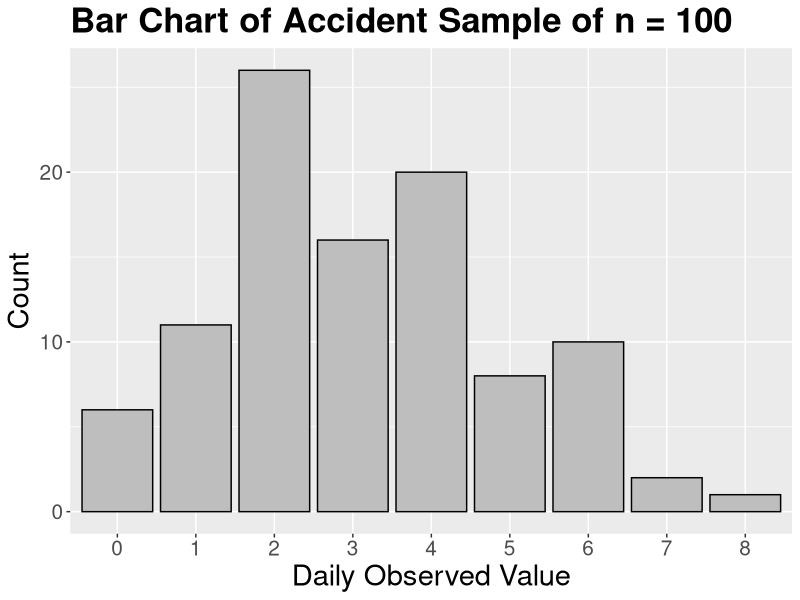
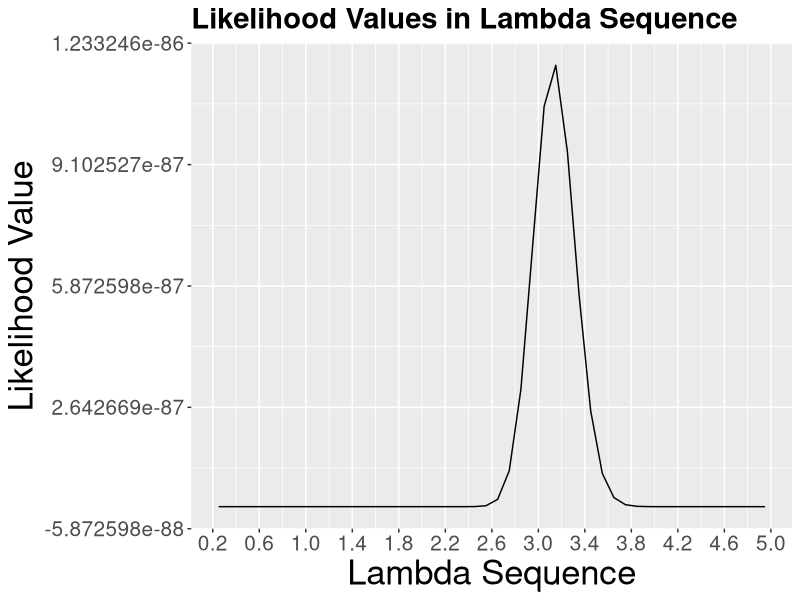
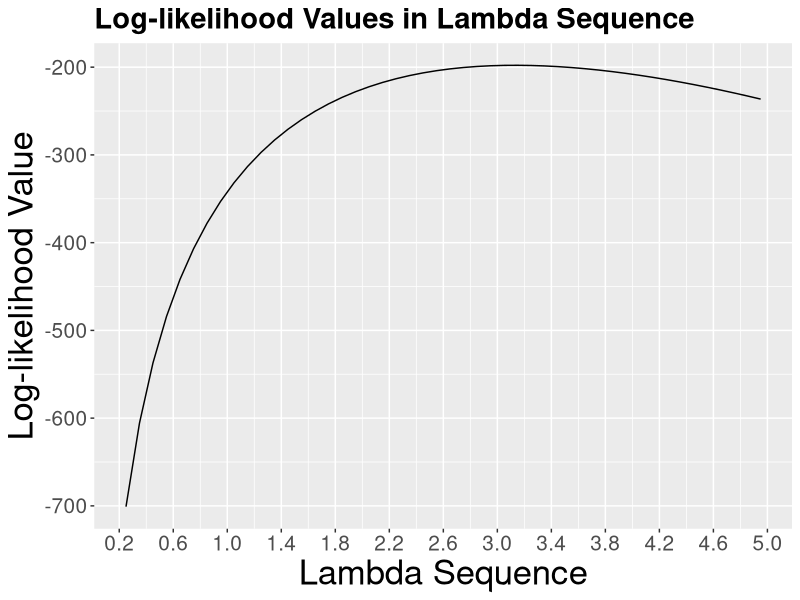
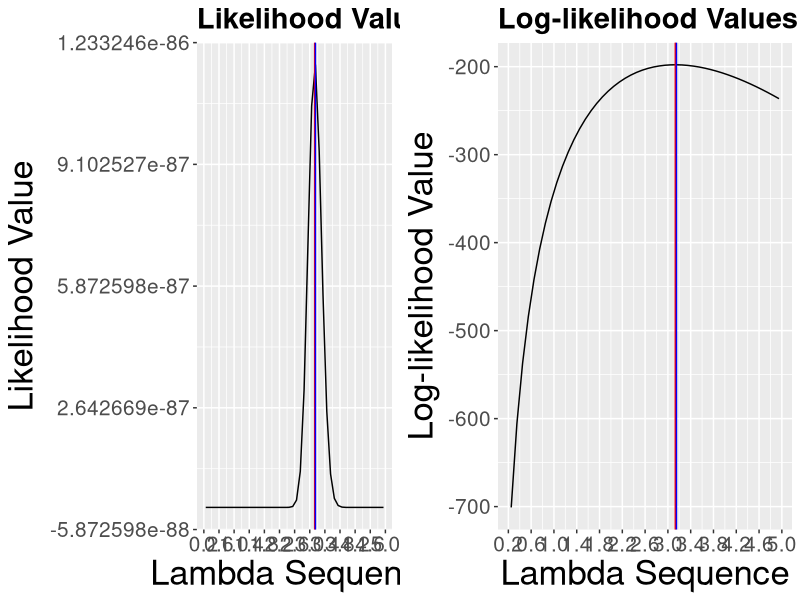

Source code (R) for these figures, in order:
## ---- chunk 1
knitr::opts_chunk$set(echo = TRUE)
## ---- chunk 2
library(tidyverse)
library(cowplot)
library(digest)
library(testthat)
## ---- chunk 3
accident_sample <- tibble(day_observed = as.integer(c(
  6, 5, 2, 1, 5, 6, 4, 3, 4, 0, 2, 4, 5, 5, 4, 2, 4, 3, 2, 3, 4, 4, 
  1, 3, 0, 2, 4, 1, 2, 1, 3, 2, 4, 4, 2, 4, 0, 2, 3, 1, 3, 5, 4, 2, 
  3, 6, 4, 2, 6, 2, 3, 2, 4, 6, 3, 5, 6, 4, 6, 2, 2, 3, 0, 5, 2, 2, 
  2, 1, 5, 3, 0, 4, 3, 2, 3, 2, 4, 2, 6, 6, 2, 4, 6, 4, 1, 0, 3, 7, 
  1, 2, 1, 1, 3, 2, 1, 2, 7, 2, 8, 4
)))
## ---- chunk 4
answer1 <- NULL

# BEGIN SOLUTION
answer1 <- "C"
# END SOLUTION

answer1
## ---- chunk 5
## Test ##
testthat::expect_true(exists("answer1"))
testthat::expect_match(answer1, "a|b|c|d", ignore.case = TRUE)
testthat::expect_equal(digest(tolower(answer1)), "6e7a8c1c098e8817e3df3fd1b21149d1")
## ---- chunk 6
sample_dist <- NULL
# sample_dist <- ggplot(accident_sample) +
#   ...(aes(x = as.factor(...)), fill = "grey", color = "black") +
#   theme(
#     plot.title = element_text(size = 25, face = "bold"),
#     axis.text = element_text(size = 15),
#     axis.title = element_text(size = 21),
#     legend.text = element_text(size = 21),
#     legend.title = element_text(size = 18, face = "bold")
#   ) +
#   ...(...) +
#   labs(x = ..., y = "Count")

# BEGIN SOLUTION
sample_dist <- ggplot(accident_sample) +
  geom_bar(aes(x = as.factor(day_observed)), fill = "grey", color = "black") +
  theme(
    plot.title = element_text(size = 25, face = "bold"),
    axis.text = element_text(size = 15),
    axis.title = element_text(size = 21),
    legend.text = element_text(size = 21),
    legend.title = element_text(size = 18, face = "bold")
  ) +
  ggtitle("Bar Chart of Accident Sample of n = 100") +
  labs(x = "Daily Observed Value", y = "Count")
# END SOLUTION

sample_dist
## ---- chunk 7
" # BEGIN TEST CONFIG
failure_message: the variable used for the x-axis is incorrect
" # END TEST CONFIG
properties <- sample_dist$layers[[1]]$mapping
testthat::expect_true("as.factor(day_observed)" == rlang::get_expr(properties$x))
## ---- chunk 8
" # BEGIN TEST CONFIG
failure_message: the plot type is incorrect
" # END TEST CONFIG
testthat::expect_true("GeomBar" %in% class(sample_dist$layers[[1]]$geom))
## ---- chunk 9
" # BEGIN TEST CONFIG
failure_message: you should use a human-readable name for the x-axis label
" # END TEST CONFIG
testthat::expect_false((sample_dist$labels$x) == "as.factor(day_observed)")
## ---- chunk 10
" # BEGIN TEST CONFIG
failure_message: your plot should have a title
" # END TEST CONFIG
testthat::expect_false(is.null(sample_dist$labels$title))
## ---- chunk 11
answer3 <- NULL

# BEGIN SOLUTION
answer3 <- "A"
# END SOLUTION

answer3
## ---- chunk 12
## Test ##
testthat::expect_true(exists("answer3"))
testthat::expect_match(answer3, "a|b|c|d", ignore.case = TRUE)
testthat::expect_equal(digest(tolower(answer3)), "127a2ec00989b9f7faf671ed470be7f8")
## ---- chunk 13
answer4 <- NULL

# BEGIN SOLUTION
answer4 <- "D"
# END SOLUTION

answer4
## ---- chunk 14
## Test ##
testthat::expect_true(exists("answer4"))
testthat::expect_match(answer4, "a|b|c|d", ignore.case = TRUE)
testthat::expect_equal(digest(tolower(answer4)), "d110f00cfb1b248e835137025804a23b")
## ---- chunk 15
lambda_sequence_values <- NULL

# BEGIN SOLUTION
lambda_sequence_values <- tibble(
  possible_lambdas = seq(0.25, 5, 0.1),
  likelihood = map_dbl(possible_lambdas, ~
  prod(dpois(accident_sample$day_observed, .))),
  log_likelihood = map_dbl(possible_lambdas, ~
  log(prod(dpois(accident_sample$day_observed, .))))
)
# END SOLUTION

lambda_sequence_values
## ---- chunk 16
" # BEGIN TEST CONFIG
failure_message: the results should be assigned to an object called lambda_sequence_values
" # END TEST CONFIG
testthat::expect_true(exists("lambda_sequence_values"))
## ---- chunk 17
" # BEGIN TEST CONFIG
failure_message: lambda_sequence_values should be a data frame
" # END TEST CONFIG
testthat::expect_true("data.frame" %in% class(lambda_sequence_values))
## ---- chunk 18
" # BEGIN TEST CONFIG
failure_message: wrong lambda sequence
" # END TEST CONFIG
testthat::expect_equal(digest(round(sum(lambda_sequence_values$possible_lambdas), 2)), "a4d890bee5f0119a3ebe5c3e48a26e26")
## ---- chunk 19
" # BEGIN TEST CONFIG
failure_message: wrong log-likelihood sequence
" # END TEST CONFIG
testthat::expect_equal(digest(round(sum(lambda_sequence_values$log_likelihood), 2)), "74a7b99e18cc8843a9c029cb54850e66")
## ---- chunk 20
likelihood_plot <- NULL

# BEGIN SOLUTION
likelihood_plot <- ggplot(lambda_sequence_values, aes(
  x = possible_lambdas,
  y = likelihood
)) +
  geom_line() +
  theme(
    plot.title = element_text(size = 21, face = "bold"),
    axis.text = element_text(size = 15),
    axis.title = element_text(size = 25)
  ) +
  ggtitle("Likelihood Values in Lambda Sequence") +
  labs(x = "Lambda Sequence", y = "Likelihood Value") +
  scale_x_continuous(breaks = seq(0.2, 5, 0.4))
# END SOLUTION

likelihood_plot
## ---- chunk 21
" # BEGIN TEST CONFIG
failure_message: the plot should be assigned to an object called likelihood_plot
" # END TEST CONFIG
testthat::expect_true(exists("likelihood_plot"))
## ---- chunk 22
" # BEGIN TEST CONFIG
failure_message: the variable used for the x-axis is incorrect
" # END TEST CONFIG
properties <- likelihood_plot$mapping
testthat::expect_true("possible_lambdas" == rlang::get_expr(properties$x))
## ---- chunk 23
" # BEGIN TEST CONFIG
failure_message: the variable used for the y-axis is incorrect
" # END TEST CONFIG
properties <- likelihood_plot$mapping
testthat::expect_true("likelihood" == rlang::get_expr(properties$y))
## ---- chunk 24
" # BEGIN TEST CONFIG
failure_message: the plot type is incorrect
" # END TEST CONFIG
testthat::expect_true("GeomLine" %in% class(likelihood_plot$layers[[1]]$geom))
## ---- chunk 25
" # BEGIN TEST CONFIG
failure_message: you should use a human-readable name for the x-axis label
" # END TEST CONFIG
testthat::expect_false((likelihood_plot$labels$x) == "possible_lambdas")
## ---- chunk 26
" # BEGIN TEST CONFIG
failure_message: you should use a human-readable name for the y-axis label
" # END TEST CONFIG
testthat::expect_false((likelihood_plot$labels$y) == "likelihood")
## ---- chunk 27
" # BEGIN TEST CONFIG
failure_message: your plot should have a title
" # END TEST CONFIG
testthat::expect_false(is.null(likelihood_plot$labels$title))
## ---- chunk 28
log_likelihood_plot <- NULL

# BEGIN SOLUTION
log_likelihood_plot <- ggplot(lambda_sequence_values, aes(
  x = possible_lambdas,
  y = log_likelihood
)) +
  geom_line() +
  theme(
    plot.title = element_text(size = 21, face = "bold"),
    axis.text = element_text(size = 15),
    axis.title = element_text(size = 25)
  ) +
  ggtitle("Log-likelihood Values in Lambda Sequence") +
  labs(x = "Lambda Sequence", y = "Log-likelihood Value") +
  scale_x_continuous(breaks = seq(0.2, 5, 0.4))
# END SOLUTION

log_likelihood_plot
## ---- chunk 29
" # BEGIN TEST CONFIG
failure_message: the plot should be assigned to an object called log_likelihood_plot
" # END TEST CONFIG
testthat::expect_true(exists("log_likelihood_plot"))
## ---- chunk 30
" # BEGIN TEST CONFIG
failure_message: the variable used for the x-axis is incorrect
" # END TEST CONFIG
properties <- log_likelihood_plot$mapping
testthat::expect_true("possible_lambdas" == rlang::get_expr(properties$x))
## ---- chunk 31
" # BEGIN TEST CONFIG
failure_message: the variable used for the y-axis is incorrect
" # END TEST CONFIG
properties <- log_likelihood_plot$mapping
testthat::expect_true("log_likelihood" == rlang::get_expr(properties$y))
## ---- chunk 32
" # BEGIN TEST CONFIG
failure_message: the plot type is incorrect
" # END TEST CONFIG
testthat::expect_true("GeomLine" %in% class(log_likelihood_plot$layers[[1]]$geom))
## ---- chunk 33
" # BEGIN TEST CONFIG
failure_message: you should use a human-readable name for the x-axis label
" # END TEST CONFIG
testthat::expect_false((log_likelihood_plot$labels$x) == "possible_lambdas")
## ---- chunk 34
" # BEGIN TEST CONFIG
failure_message: you should use a human-readable name for the y-axis label
" # END TEST CONFIG
testthat::expect_false((log_likelihood_plot$labels$y) == "log_likelihood")
## ---- chunk 35
" # BEGIN TEST CONFIG
failure_message: your plot should have a title
" # END TEST CONFIG
testthat::expect_false(is.null(log_likelihood_plot$labels$title))
## ---- chunk 36
analytical_mle <- NULL

# BEGIN SOLUTION
analytical_mle <- mean(accident_sample$day_observed)
# END SOLUTION

analytical_mle
## ---- chunk 37
" # BEGIN TEST CONFIG
failure_message: the result should be assigned to an object called analytical_mle
" # END TEST CONFIG
testthat::expect_true(exists("analytical_mle"))
## ---- chunk 38
" # BEGIN TEST CONFIG
failure_message: wrong analytical MLE result
" # END TEST CONFIG
testthat::expect_equal(digest(round(analytical_mle, 2)), "a3564ee4b8babf66fab2345315ad5823")
## ---- chunk 39
empirical_mle <- NULL

# BEGIN SOLUTION
maximum_value <- lambda_sequence_values %>%
  arrange(desc(likelihood)) %>%
  slice(1)
maximum_value
empirical_mle <- maximum_value$possible_lambdas
# END SOLUTION

empirical_mle
## ---- chunk 40
" # BEGIN TEST CONFIG
failure_message: the result should be assigned to an object called empirical_mle
" # END TEST CONFIG
testthat::expect_true(exists("empirical_mle"))
## ---- chunk 41
" # BEGIN TEST CONFIG
failure_message: wrong empirical MLE result
" # END TEST CONFIG
testthat::expect_equal(digest(round(empirical_mle, 2)), "bc8591ad1fd80d02ee790c8d0553e589")
## ---- chunk 42

# likelihood_plot <- likelihood_plot +
#   geom_vline(xintercept = analytical_mle, colour = "red") +
#   geom_vline(xintercept = empirical_mle, colour = "blue")
# 
# log_likelihood_plot <- log_likelihood_plot +
#   geom_vline(xintercept = analytical_mle, colour = "red", show.legend = TRUE) +
#   geom_vline(xintercept = empirical_mle, colour = "blue", show.legend = TRUE)

# BEGIN SOLUTION
likelihood_plot <- likelihood_plot +
  geom_vline(xintercept = analytical_mle, colour = "red") +
  geom_vline(xintercept = empirical_mle, colour = "blue")

log_likelihood_plot <- log_likelihood_plot +
  geom_vline(xintercept = analytical_mle, colour = "red", show.legend = TRUE) +
  geom_vline(xintercept = empirical_mle, colour = "blue", show.legend = TRUE)
# END SOLUTION

plot_grid(likelihood_plot, log_likelihood_plot)
## ---- chunk 43
lower_bound_analytical_mle <- NULL
upper_bound_analytical_mle <- NULL

# BEGIN SOLUTION
lower_bound_analytical_mle <- analytical_mle - qnorm(1 - 0.05 / 2) *
  sqrt(analytical_mle / 100)
upper_bound_analytical_mle <- analytical_mle + qnorm(1 - 0.05 / 2) *
  sqrt(analytical_mle / 100)
# END SOLUTION

lower_bound_analytical_mle
upper_bound_analytical_mle
## ---- chunk 44
" # BEGIN TEST CONFIG
failure_message: the result should be assigned to an object called lower_bound_analytical_mle
" # END TEST CONFIG
testthat::expect_true(exists("lower_bound_analytical_mle"))
## ---- chunk 45
" # BEGIN TEST CONFIG
failure_message: the result should be assigned to an object called upper_bound_analytical_mle
" # END TEST CONFIG
testthat::expect_true(exists("upper_bound_analytical_mle"))
## ---- chunk 46
" # BEGIN TEST CONFIG
failure_message: wrong empirical MLE result
" # END TEST CONFIG
testthat::expect_equal(digest(round(lower_bound_analytical_mle, 3)), "658f0a659d45ce38b8b610cf096bc719")
## ---- chunk 47
" # BEGIN TEST CONFIG
failure_message: wrong empirical MLE result
" # END TEST CONFIG
testthat::expect_equal(digest(round(upper_bound_analytical_mle, 3)), "be1f4d53f6f1112d90f92912e89ae332")
